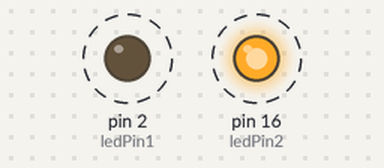
Simulated run of this sketch. Board: Arduino Uno, built with avr-gcc and run on an emulated ATmega328P. Shown: output pins drawn as LEDs (lit = HIGH). Dashed ring = blinking. What the sketch prints to the serial monitor is not drawn.

Above: at 1.5 s.
Timing chart, 0 to 5.6 s (numbered marks = the images above):
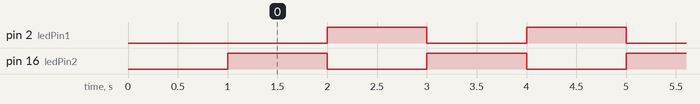

The sketch:

blink_led.ino.ino
```cpp
#define ledPin1 2 /* LED connected to GPIO 2 */
#define ledPin2 16 /* LED connected to GPIO 16 */


void setup()
{
  Serial.begin(9600);  /* initialise serial communication */
  Serial.println("Microdigisoft");
   delay(1000);
 pinMode(ledPin1, OUTPUT);
  pinMode(ledPin2, OUTPUT);
}

void loop()
{
  digitalWrite(ledPin1, LOW);
  digitalWrite(ledPin2, HIGH);
  Serial.println("GPIO16 LED ON");
  delay(1000);
  digitalWrite(ledPin1, HIGH);
  digitalWrite(ledPin2, LOW);
  Serial.println("GPIO2 LED ON");
  delay(1000);
}
```

Measured:
- by itself, pin 2 (ledPin1), pin 16 (ledPin2): alternates HIGH for 1.0 s and LOW for 1.0 s
